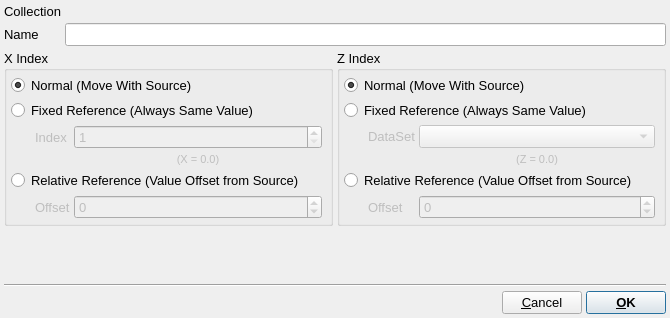
<?xml version="1.0" encoding="UTF-8"?>
<ui version="4.0">
 <class>EditReferenceDialog</class>
 <widget class="QDialog" name="EditReferenceDialog">
  <property name="windowModality">
   <enum>Qt::ApplicationModal</enum>
  </property>
  <property name="geometry">
   <rect>
    <x>0</x>
    <y>0</y>
    <width>670</width>
    <height>318</height>
   </rect>
  </property>
  <property name="font">
   <font>
    <pointsize>10</pointsize>
   </font>
  </property>
  <property name="windowTitle">
   <string>Reference Setup</string>
  </property>
  <property name="windowIcon">
   <iconset resource="uchroma.qrc">
    <normaloff>:/uchroma/icons/uchroma.png</normaloff>:/uchroma/icons/uchroma.png</iconset>
  </property>
  <layout class="QVBoxLayout" name="verticalLayout">
   <property name="spacing">
    <number>4</number>
   </property>
   <property name="margin">
    <number>4</number>
   </property>
   <item>
    <layout class="QGridLayout" name="gridLayout_2">
     <item row="1" column="1">
      <widget class="QLineEdit" name="NameEdit"/>
     </item>
     <item row="1" column="0">
      <widget class="QLabel" name="label_4">
       <property name="text">
        <string>Name</string>
       </property>
      </widget>
     </item>
     <item row="0" column="0">
      <widget class="QLabel" name="label_5">
       <property name="text">
        <string>Collection</string>
       </property>
      </widget>
     </item>
     <item row="0" column="1">
      <widget class="QLabel" name="SourceCollectionLabel">
       <property name="text">
        <string>&lt;None&gt;</string>
       </property>
      </widget>
     </item>
    </layout>
   </item>
   <item>
    <layout class="QHBoxLayout" name="horizontalLayout_4">
     <item>
      <widget class="QGroupBox" name="XGroup">
       <property name="title">
        <string>X Index</string>
       </property>
       <layout class="QHBoxLayout" name="horizontalLayout_2">
        <property name="spacing">
         <number>4</number>
        </property>
        <property name="margin">
         <number>4</number>
        </property>
        <item>
         <layout class="QGridLayout" name="gridLayout">
          <item row="0" column="0" colspan="4">
           <widget class="QRadioButton" name="XNormalRadio">
            <property name="text">
             <string>Normal (Move With Source)</string>
            </property>
            <property name="checked">
             <bool>true</bool>
            </property>
           </widget>
          </item>
          <item row="5" column="2">
           <widget class="QSpinBox" name="XRelativeSpin">
            <property name="enabled">
             <bool>false</bool>
            </property>
            <property name="sizePolicy">
             <sizepolicy hsizetype="Expanding" vsizetype="Fixed">
              <horstretch>0</horstretch>
              <verstretch>0</verstretch>
             </sizepolicy>
            </property>
            <property name="minimum">
             <number>-100</number>
            </property>
            <property name="maximum">
             <number>100</number>
            </property>
           </widget>
          </item>
          <item row="1" column="0" colspan="4">
           <widget class="QRadioButton" name="XFixedRadio">
            <property name="text">
             <string>Fixed Reference (Always Same Value)</string>
            </property>
           </widget>
          </item>
          <item row="2" column="1">
           <widget class="QLabel" name="XFixedSpinLabel">
            <property name="enabled">
             <bool>false</bool>
            </property>
            <property name="text">
             <string>Index</string>
            </property>
           </widget>
          </item>
          <item row="2" column="2">
           <widget class="QSpinBox" name="XFixedSpin">
            <property name="enabled">
             <bool>false</bool>
            </property>
            <property name="sizePolicy">
             <sizepolicy hsizetype="Expanding" vsizetype="Fixed">
              <horstretch>0</horstretch>
              <verstretch>0</verstretch>
             </sizepolicy>
            </property>
            <property name="minimum">
             <number>1</number>
            </property>
           </widget>
          </item>
          <item row="5" column="1">
           <widget class="QLabel" name="XRelativeSpinLabel">
            <property name="enabled">
             <bool>false</bool>
            </property>
            <property name="text">
             <string>Offset</string>
            </property>
           </widget>
          </item>
          <item row="4" column="0" colspan="4">
           <widget class="QRadioButton" name="XRelativeRadio">
            <property name="text">
             <string>Relative Reference (Value Offset from Source)</string>
            </property>
           </widget>
          </item>
          <item row="2" column="0">
           <spacer name="horizontalSpacer_2">
            <property name="orientation">
             <enum>Qt::Horizontal</enum>
            </property>
            <property name="sizeType">
             <enum>QSizePolicy::Minimum</enum>
            </property>
            <property name="sizeHint" stdset="0">
             <size>
              <width>20</width>
              <height>20</height>
             </size>
            </property>
           </spacer>
          </item>
          <item row="3" column="2">
           <widget class="QLabel" name="XFixedLabel">
            <property name="enabled">
             <bool>false</bool>
            </property>
            <property name="minimumSize">
             <size>
              <width>75</width>
              <height>0</height>
             </size>
            </property>
            <property name="font">
             <font>
              <pointsize>8</pointsize>
             </font>
            </property>
            <property name="text">
             <string>(X = 0.0)</string>
            </property>
            <property name="alignment">
             <set>Qt::AlignCenter</set>
            </property>
           </widget>
          </item>
         </layout>
        </item>
       </layout>
      </widget>
     </item>
     <item>
      <widget class="QGroupBox" name="ZGroup">
       <property name="title">
        <string>Z Index</string>
       </property>
       <layout class="QHBoxLayout" name="horizontalLayout_3">
        <property name="spacing">
         <number>4</number>
        </property>
        <property name="margin">
         <number>4</number>
        </property>
        <item>
         <layout class="QGridLayout" name="gridLayout_3">
          <item row="5" column="2">
           <widget class="QSpinBox" name="ZRelativeSpin">
            <property name="enabled">
             <bool>false</bool>
            </property>
            <property name="sizePolicy">
             <sizepolicy hsizetype="Expanding" vsizetype="Fixed">
              <horstretch>0</horstretch>
              <verstretch>0</verstretch>
             </sizepolicy>
            </property>
            <property name="minimum">
             <number>-100</number>
            </property>
            <property name="maximum">
             <number>100</number>
            </property>
           </widget>
          </item>
          <item row="4" column="0" colspan="4">
           <widget class="QRadioButton" name="ZRelativeRadio">
            <property name="text">
             <string>Relative Reference (Value Offset from Source)</string>
            </property>
           </widget>
          </item>
          <item row="0" column="0" colspan="4">
           <widget class="QRadioButton" name="ZNormalRadio">
            <property name="text">
             <string>Normal (Move With Source)</string>
            </property>
            <property name="checked">
             <bool>true</bool>
            </property>
           </widget>
          </item>
          <item row="2" column="1">
           <widget class="QLabel" name="ZDataSetComboLabel">
            <property name="enabled">
             <bool>false</bool>
            </property>
            <property name="sizePolicy">
             <sizepolicy hsizetype="Minimum" vsizetype="Preferred">
              <horstretch>0</horstretch>
              <verstretch>0</verstretch>
             </sizepolicy>
            </property>
            <property name="text">
             <string>DataSet</string>
            </property>
           </widget>
          </item>
          <item row="2" column="2">
           <widget class="QComboBox" name="ZDataSetCombo">
            <property name="enabled">
             <bool>false</bool>
            </property>
            <property name="sizePolicy">
             <sizepolicy hsizetype="Expanding" vsizetype="Fixed">
              <horstretch>0</horstretch>
              <verstretch>0</verstretch>
             </sizepolicy>
            </property>
           </widget>
          </item>
          <item row="5" column="1">
           <widget class="QLabel" name="ZRelativeSpinLabel">
            <property name="enabled">
             <bool>false</bool>
            </property>
            <property name="text">
             <string>Offset</string>
            </property>
           </widget>
          </item>
          <item row="1" column="0" colspan="4">
           <widget class="QRadioButton" name="ZFixedRadio">
            <property name="text">
             <string>Fixed Reference (Always Same Value)</string>
            </property>
           </widget>
          </item>
          <item row="2" column="0">
           <spacer name="horizontalSpacer_3">
            <property name="orientation">
             <enum>Qt::Horizontal</enum>
            </property>
            <property name="sizeType">
             <enum>QSizePolicy::Minimum</enum>
            </property>
            <property name="sizeHint" stdset="0">
             <size>
              <width>20</width>
              <height>20</height>
             </size>
            </property>
           </spacer>
          </item>
          <item row="3" column="2">
           <widget class="QLabel" name="ZFixedLabel">
            <property name="enabled">
             <bool>false</bool>
            </property>
            <property name="minimumSize">
             <size>
              <width>75</width>
              <height>0</height>
             </size>
            </property>
            <property name="font">
             <font>
              <pointsize>8</pointsize>
             </font>
            </property>
            <property name="text">
             <string>(Z = 0.0)</string>
            </property>
            <property name="alignment">
             <set>Qt::AlignCenter</set>
            </property>
           </widget>
          </item>
         </layout>
        </item>
       </layout>
      </widget>
     </item>
    </layout>
   </item>
   <item>
    <spacer name="verticalSpacer">
     <property name="orientation">
      <enum>Qt::Vertical</enum>
     </property>
     <property name="sizeHint" stdset="0">
      <size>
       <width>20</width>
       <height>0</height>
      </size>
     </property>
    </spacer>
   </item>
   <item>
    <widget class="Line" name="line">
     <property name="orientation">
      <enum>Qt::Horizontal</enum>
     </property>
    </widget>
   </item>
   <item>
    <layout class="QHBoxLayout" name="horizontalLayout">
     <item>
      <spacer name="horizontalSpacer">
       <property name="orientation">
        <enum>Qt::Horizontal</enum>
       </property>
       <property name="sizeHint" stdset="0">
        <size>
         <width>40</width>
         <height>20</height>
        </size>
       </property>
      </spacer>
     </item>
     <item>
      <widget class="QPushButton" name="CancelButton">
       <property name="text">
        <string>&amp;Cancel</string>
       </property>
      </widget>
     </item>
     <item>
      <widget class="QPushButton" name="OKButton">
       <property name="font">
        <font>
         <weight>75</weight>
         <bold>true</bold>
        </font>
       </property>
       <property name="text">
        <string>&amp;OK</string>
       </property>
       <property name="default">
        <bool>true</bool>
       </property>
      </widget>
     </item>
    </layout>
   </item>
  </layout>
 </widget>
 <tabstops>
  <tabstop>NameEdit</tabstop>
  <tabstop>XNormalRadio</tabstop>
  <tabstop>XFixedRadio</tabstop>
  <tabstop>XFixedSpin</tabstop>
  <tabstop>XRelativeRadio</tabstop>
  <tabstop>XRelativeSpin</tabstop>
  <tabstop>ZNormalRadio</tabstop>
  <tabstop>ZFixedRadio</tabstop>
  <tabstop>ZDataSetCombo</tabstop>
  <tabstop>ZRelativeRadio</tabstop>
  <tabstop>ZRelativeSpin</tabstop>
  <tabstop>CancelButton</tabstop>
  <tabstop>OKButton</tabstop>
 </tabstops>
 <resources>
  <include location="uchroma.qrc"/>
 </resources>
 <connections/>
</ui>
